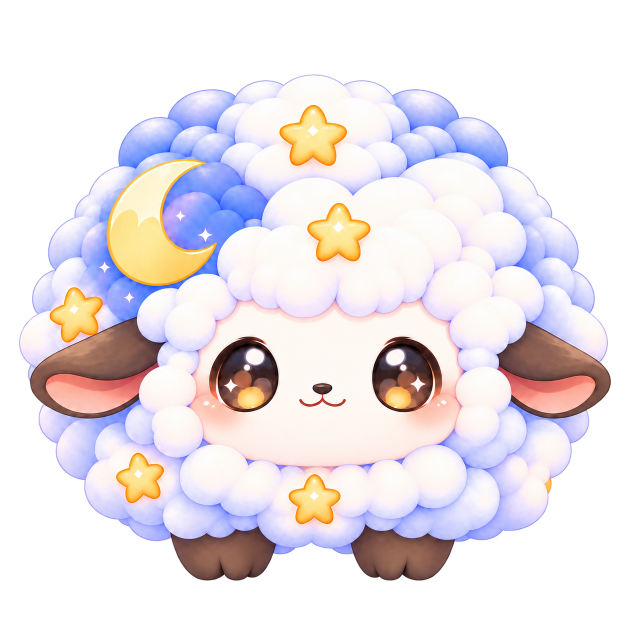
#> input picture assets/grimo/source/carol/approved-3d/carol_front.png, 1254 x 1254 px (shown at 1/2 size)
$ python -i review-carol-normal-fleece-v004.py   (imports and definitions only)
#> lines starting #> are read from the running program, lines starting #| are printed output that depends on the picture; after the words box and inside, x2 and y2 are one past the last pixel; in counts of white or black regions, pixels touching at a corner belong together
"""Unretouched, equal-scale evidence and image-space diagnostics."""
from pathlib import Path
import json
import sys
import hashlib
import numpy as np
from PIL import Image, ImageDraw, ImageFont
from scipy.ndimage import binary_erosion, distance_transform_edt

ROOT=Path(__file__).resolve().parents[2]
OUT=ROOT/'docs/production/carol/evidence/normal-fleece-v004'
WORK=ROOT/'artifacts/carol-fleece-v004'
REF=ROOT/'assets/grimo/source/carol/approved-3d'
FOLDER=OUT/(sys.argv[1] if len(sys.argv)>1 else 'renders')
FONT=ImageFont.truetype('C:/Windows/Fonts/arial.ttf',20)


# [16 lines left out: function verify_manifest, not called in this run]


def normalized(path,height=720,maskpath=None):
#> called with height = 720
    im=Image.open(path).convert('RGBA')
#> im is the input picture: PIL image 1254x1254 RGBA; mean R, G, B, A 127.3, 120.1, 125, 146.1
    mask=np.array(Image.open(maskpath))>128 if maskpath else np.array(im)[:,:,3]>128
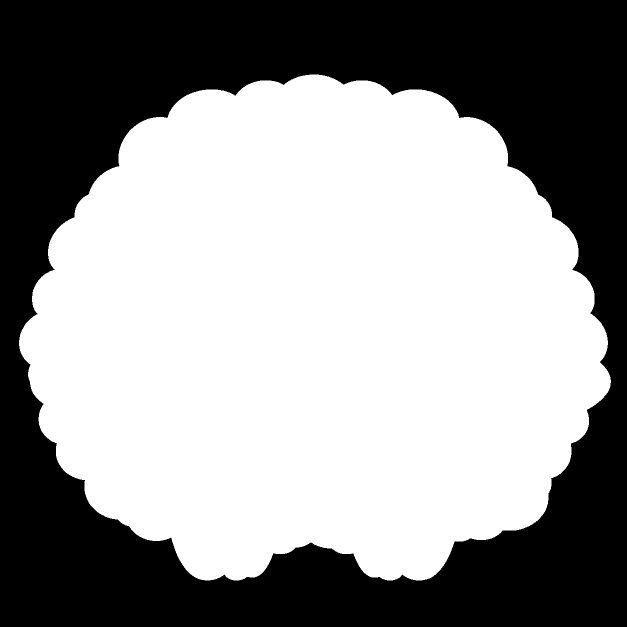
#> mask: shape (1254, 1254) bool (shown at 1/2 size); 57.8% white; 1 black region, box (x1, y1, x2, y2) and area: (0, 0, 1254, 1254) 663999
    y,x=np.where(mask)
    box=(int(x.min()),int(y.min()),int(x.max()+1),int(y.max()+1))
#> box = (38, 149, 1222, 1161)
    im=im.crop(box);mask=Image.fromarray((mask*255).astype('uint8')).crop(box)
#> after `im = im.crop(box)`:
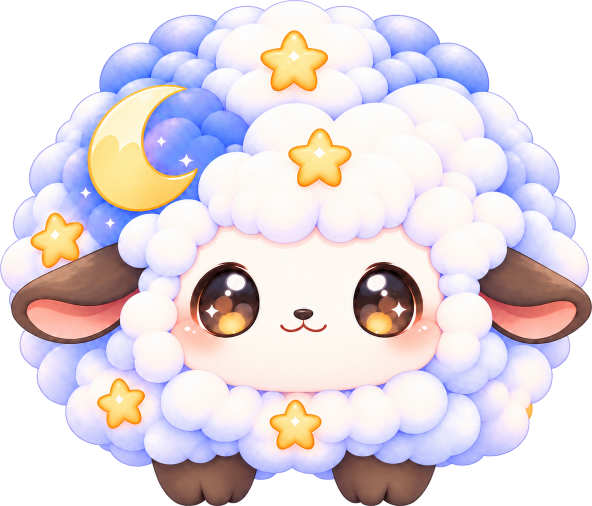
#> im: PIL image 1184x1012 RGBA (shown at 1/2 size); mean R, G, B, A 167, 157.6, 164, 191.8; transparent parts drawn white
#> after `mask = Image.fromarray((mask * 255).astype('uint8')).crop(box)`:
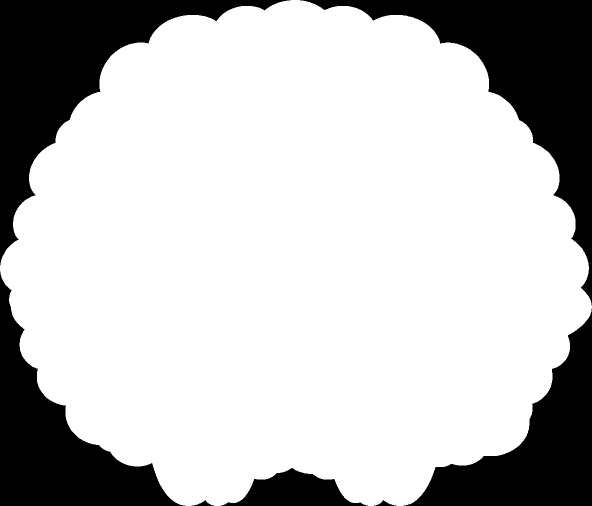
#> mask: PIL image 1184x1012 L (shown at 1/2 size); 75.8% white; 7 black regions, largest, box (x1, y1, x2, y2) and area: (600, 0, 1184, 611) 83498, (0, 0, 581, 531) 79359, (0, 543, 371, 1012) 59059
    size=(round(im.width*height/im.height),height)
#> size = (842, 720)
    im=im.resize(size,Image.Resampling.LANCZOS)
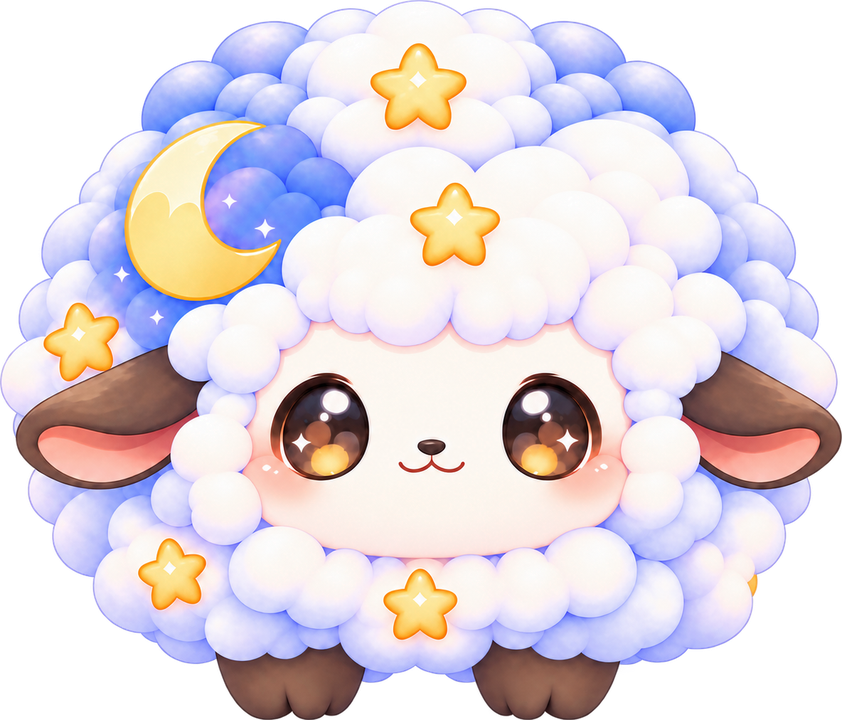
#> im: PIL image 842x720 RGBA; mean R, G, B, A 166.3, 156.9, 163.4, 191.8; transparent parts drawn white
    m=np.array(mask.resize(size,Image.Resampling.NEAREST))>128
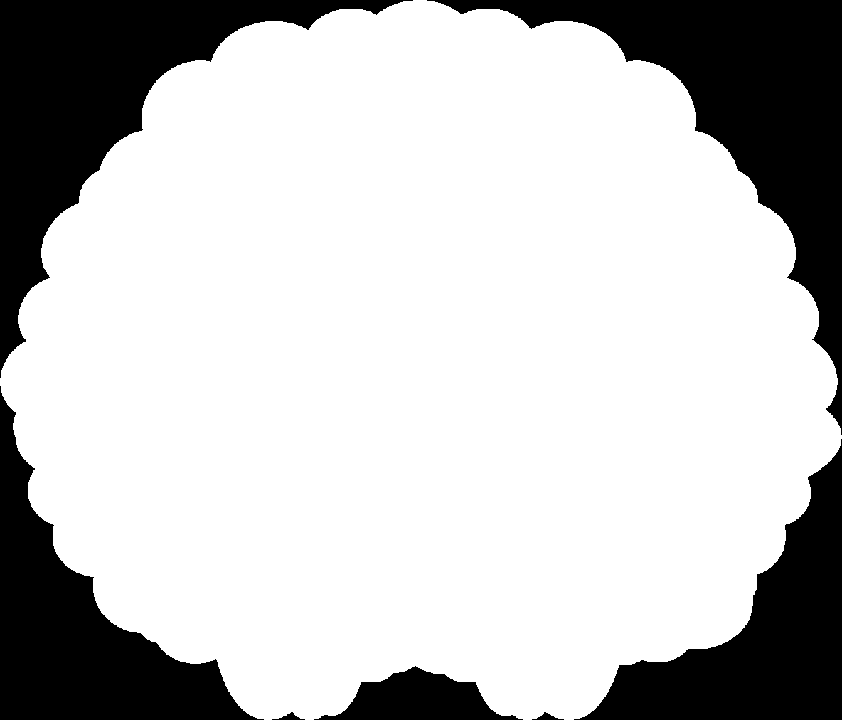
#> m: shape (720, 842) bool; 75.8% white; 7 black regions, largest, box (x1, y1, x2, y2) and area: (427, 0, 842, 435) 42222, (0, 0, 413, 378) 40141, (0, 386, 264, 720) 29884
    canvas=Image.new('RGB',(1100,height+80),'white')
#> canvas: PIL image 1100x800 RGB; every value is 255
    canvas.paste(im,((1100-size[0])//2,40),im)
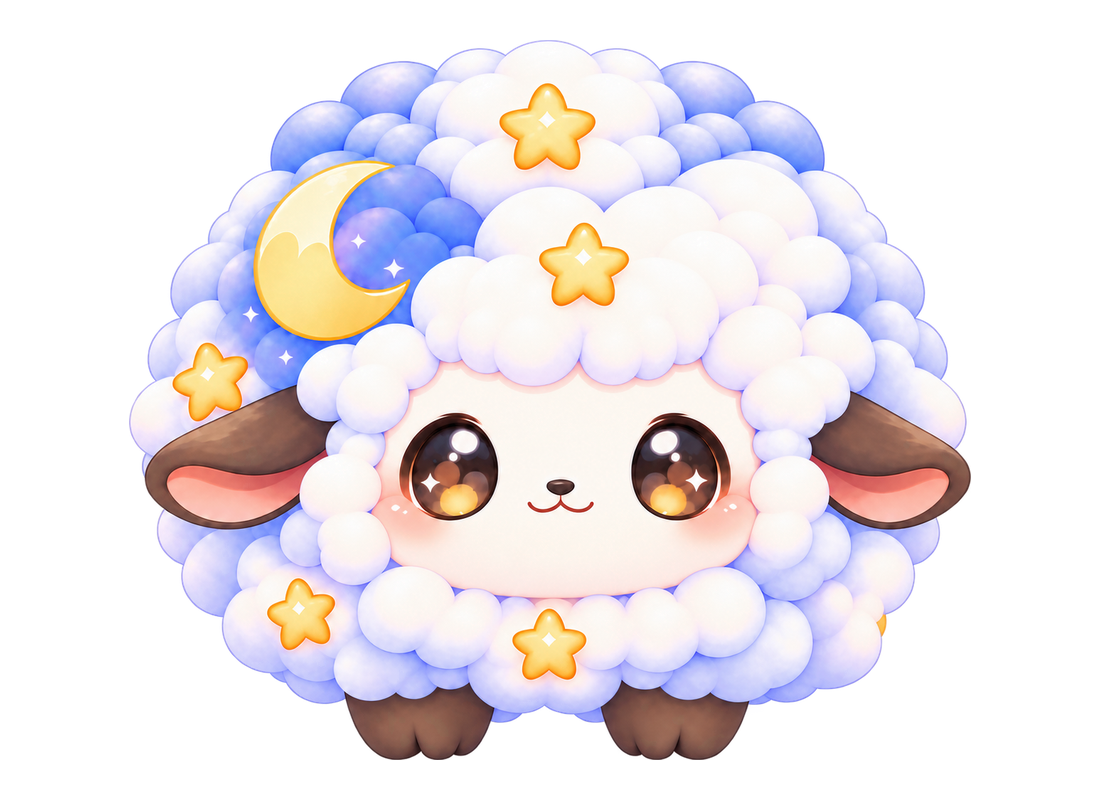
#> canvas: PIL image 1100x800 RGB; mean R, G, B 235.5, 229.1, 233.2
    padded=np.zeros((height,1100),bool);padded[:,(1100-size[0])//2:(1100+size[0])//2]=m
#> after `padded[:, (1100 - size[0]) // 2:(1100 + size[0]) // 2] = m`:
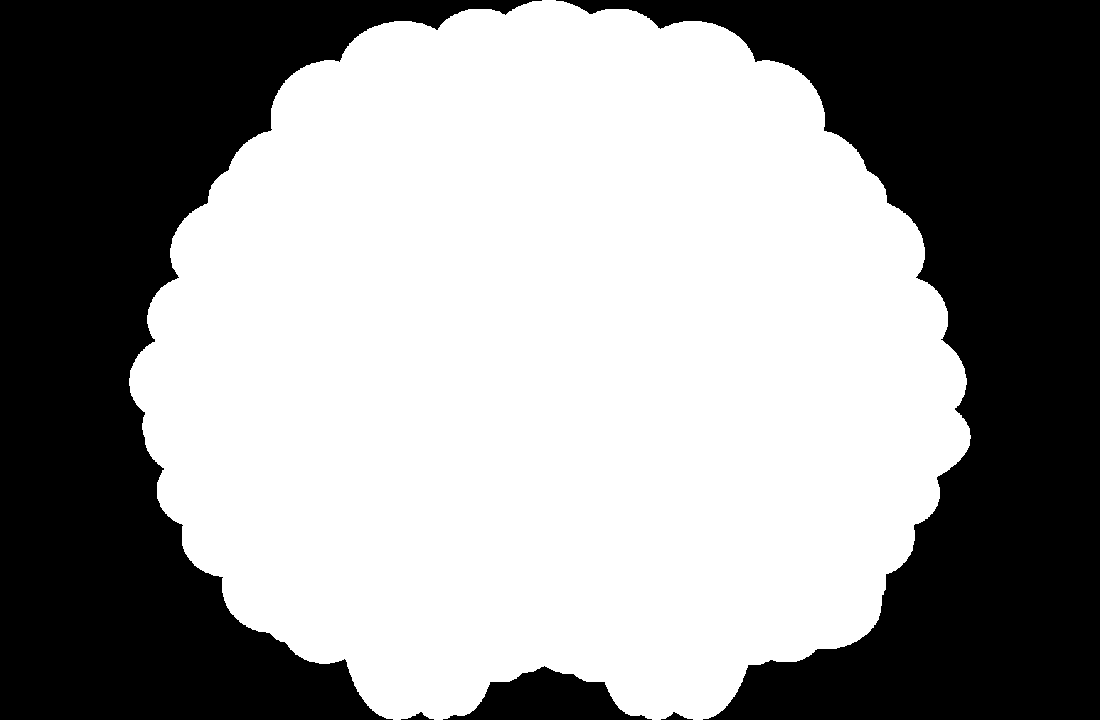
#> padded: shape (720, 1100) bool; 58% white; 5 black regions, box (x1, y1, x2, y2) and area: (556, 0, 1100, 720) 163226, (0, 0, 542, 720) 162905, (443, 666, 652, 720) 5951, (401, 712, 434, 720) 106, (661, 712, 693, 720) 106
    return canvas,padded,box


# [96 lines left out: functions main, neck_comparison, anatomy_comparison, not called in this run]


# [1 line not run here, left out]

>>> result = normalized('../../assets/grimo/source/carol/approved-3d/carol_front.png')

$ run again, on assets/grimo/source/carol/canonical.png
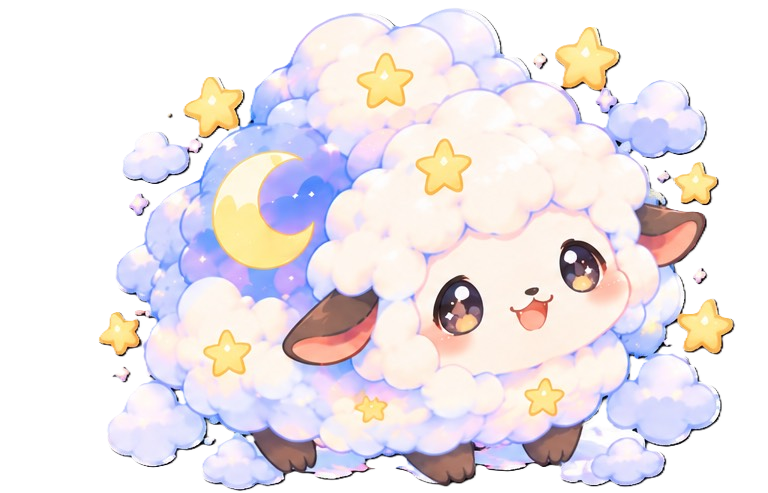
#> input picture assets/grimo/source/carol/canonical.png, 768 x 493 px
#> in normalized, im is the input picture: PIL image 768x493 RGBA; mean R, G, B, A 141.2, 134.2, 137.2, 155.8
#> in normalized, `mask=np.array(Image.open(maskpath))>128 if maskpath else np.array(im)[..`:
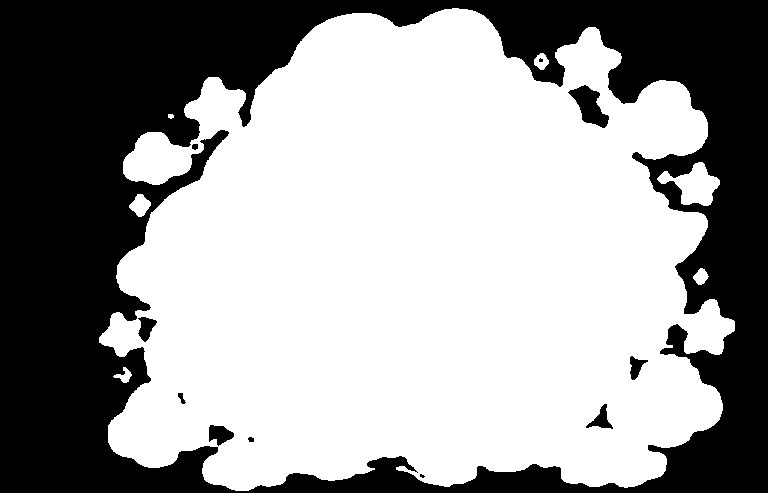
#> mask: shape (493, 768) bool; 61.1% white; 11 black regions (2 under 20 px), largest, box (x1, y1, x2, y2) and area: (0, 0, 768, 493) 145147, (568, 85, 609, 128) 872, (209, 425, 234, 446) 338
#> box = (99, 8, 735, 491)
#> m: shape (720, 948) bool; 75.3% white; 14 black regions, largest, box (x1, y1, x2, y2) and area: (0, 0, 526, 490) 65862, (537, 0, 948, 467) 55400, (224, 471, 948, 720) 27857
#> in normalized, `padded[:, (1100 - size[0]) // 2:(1100 + size[0]) // 2] = m`:
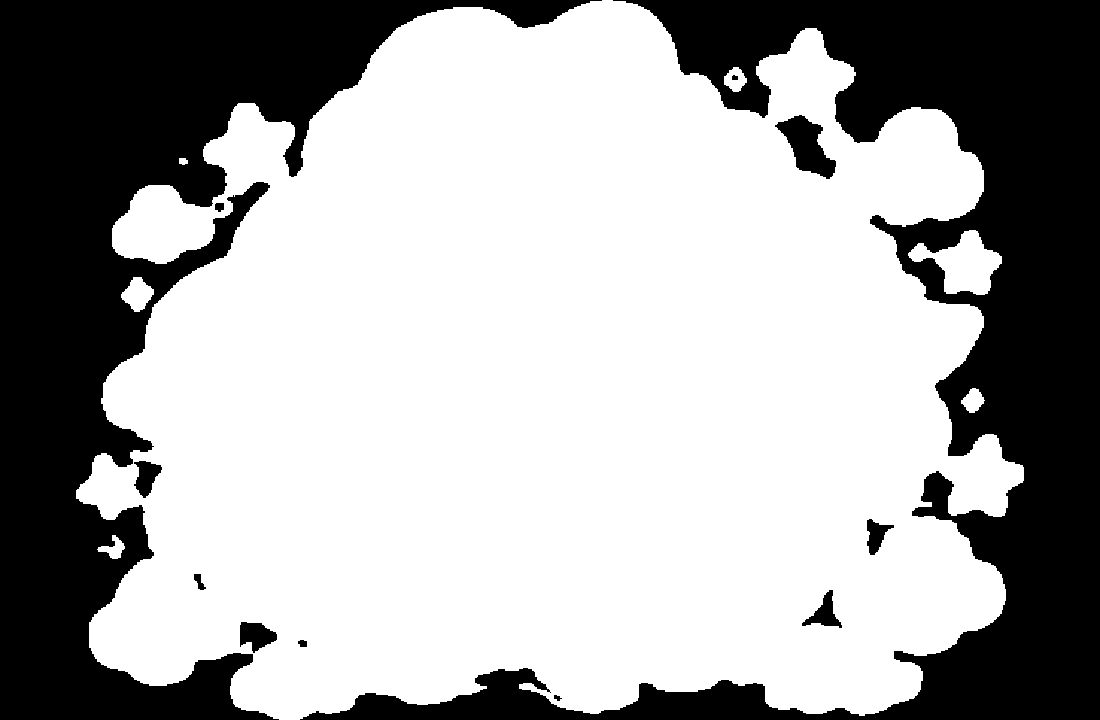
#> padded: shape (720, 1100) bool; 64.9% white; 12 black regions, largest, box (x1, y1, x2, y2) and area: (300, 0, 1100, 720) 137977, (0, 0, 602, 720) 135192, (775, 115, 836, 179) 1930

$ run again, on assets/grimo/source/carol/refs/03-occlusion-parts-sheet.png
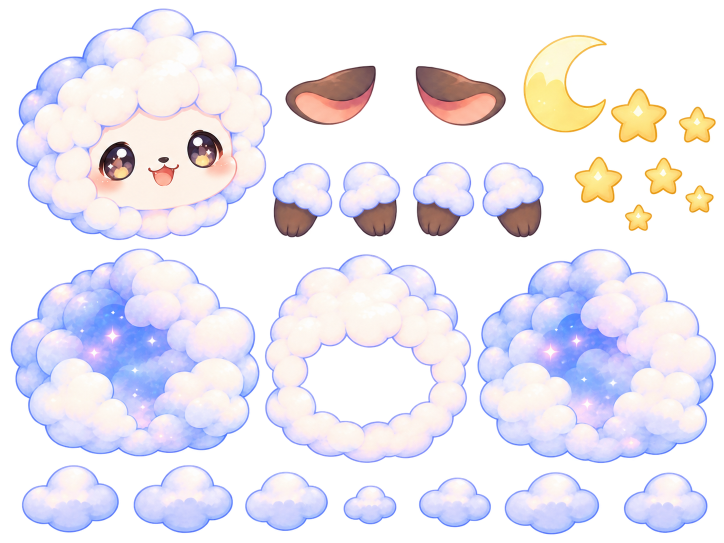
#> input picture assets/grimo/source/carol/refs/03-occlusion-parts-sheet.png, 1448 x 1086 px (shown at 1/2 size)
#> in normalized, im is the input picture: PIL image 1448x1086 RGBA; mean R, G, B, A 121.6, 117.9, 126.2, 128.7
#> in normalized, `mask=np.array(Image.open(maskpath))>128 if maskpath else np.array(im)[..`:
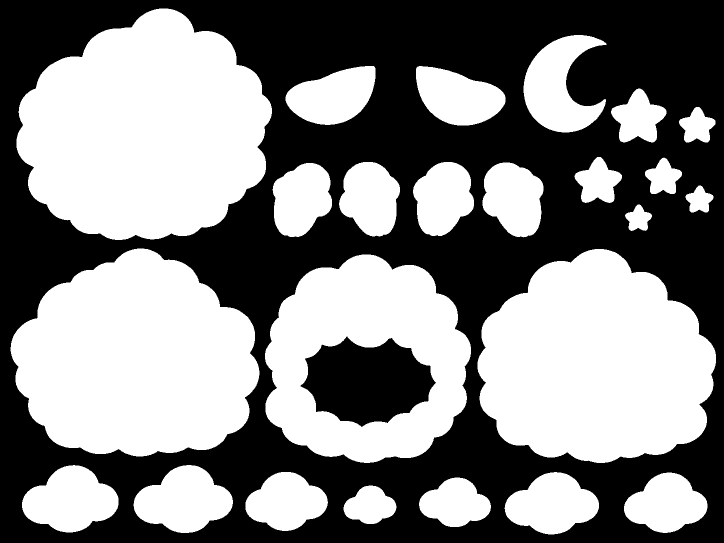
#> mask: shape (1086, 1448) bool (shown at 1/2 size); 51% white; 2 black regions, box (x1, y1, x2, y2) and area: (0, 0, 1448, 1086) 737443, (601, 673, 872, 854) 32836
#> box = (21, 17, 1432, 1069)
#> m: shape (720, 966) bool; 54% white; 2 black regions, box (x1, y1, x2, y2) and area: (0, 0, 966, 720) 304218, (397, 449, 583, 572) 15379
#> in normalized, `padded[:, (1100 - size[0]) // 2:(1100 + size[0]) // 2] = m`:
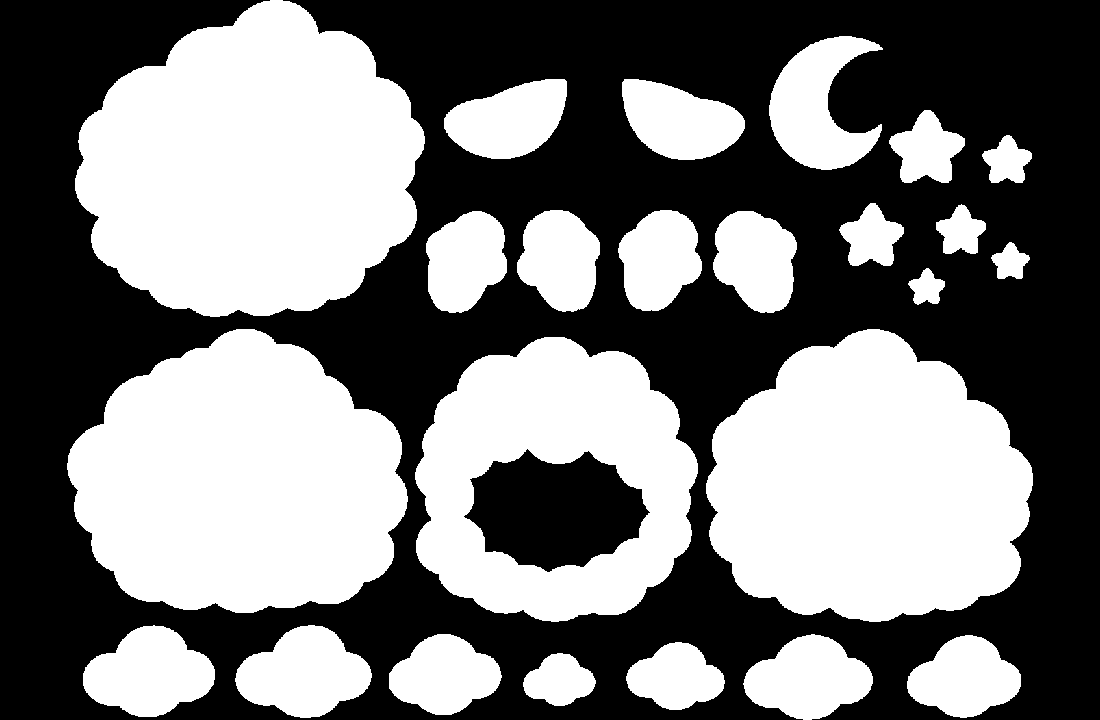
#> padded: shape (720, 1100) bool; 47.5% white; 24 white regions, largest, box (x1, y1, x2, y2) and area: (75, 0, 425, 317) 81772, (67, 329, 408, 613) 72354, (706, 329, 1033, 622) 72084
